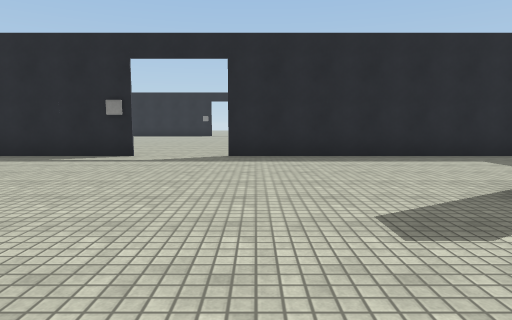
view 1 (above)

17 first-person views from a walk through a scene from a Unity 3-D project. The camera is 1.3 m above the floor, tilts 6° down and sees 75° across. Doors are open. The floor is counted in squares, 2 m on a side. Each view is taken from the middle of a square. On the plan, view 1 faces up. The plan holds only what a view shows up to about 10 squares ahead; the rest is blank. The place goes on beyond the plan. The player is left out. Surface patterns are stand-ins for the level's own textures.

view 2
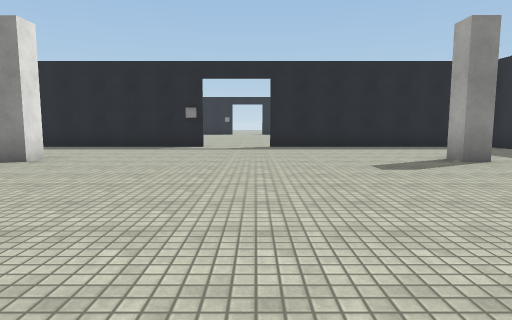

view 3
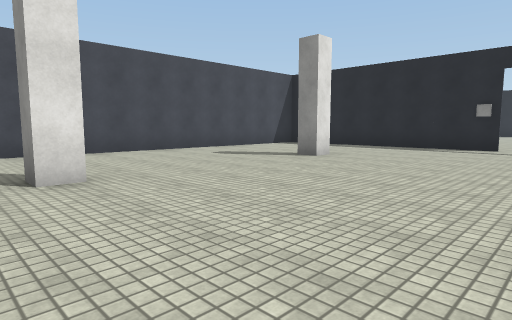

view 4
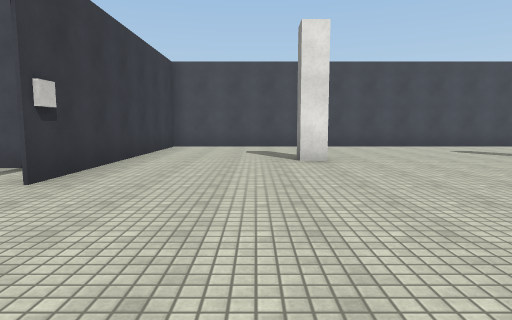

view 5
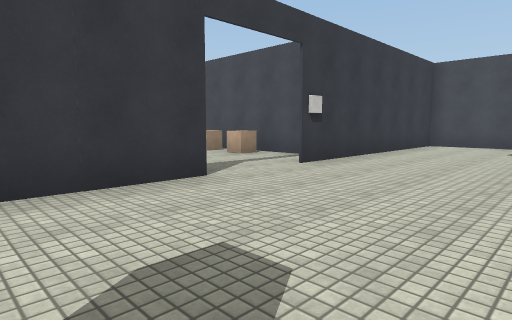

view 6
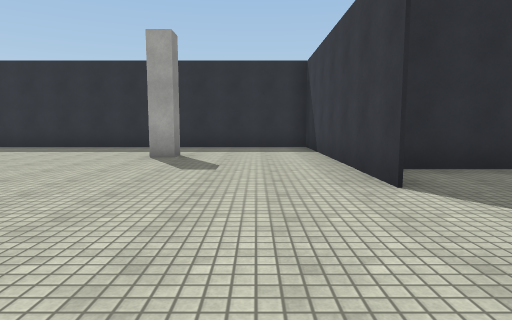

view 7
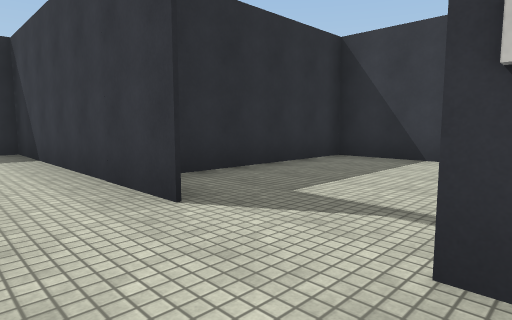

view 8
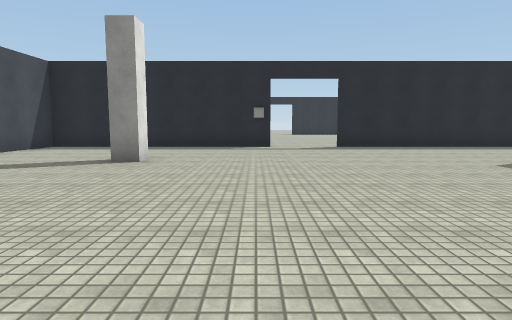

view 9
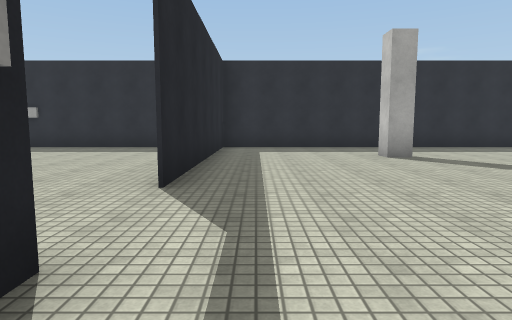

view 10
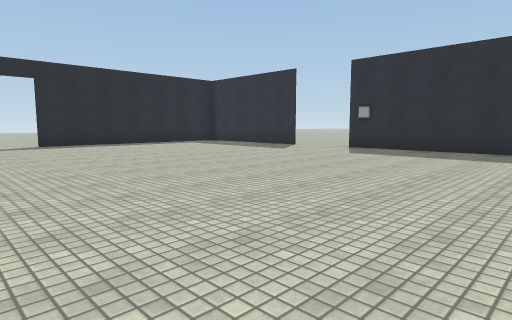

view 11
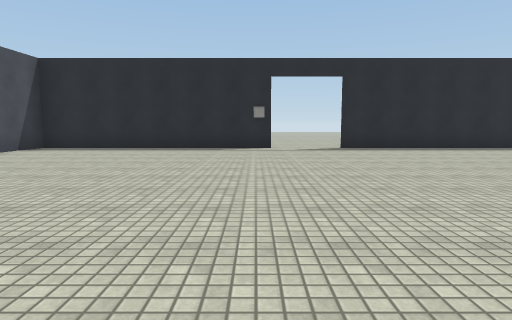

view 12
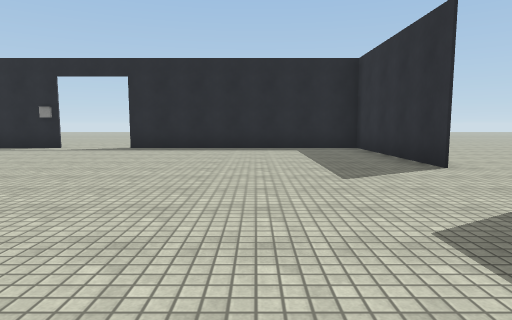

view 13
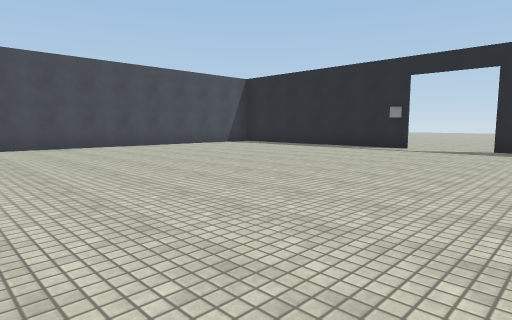

view 14
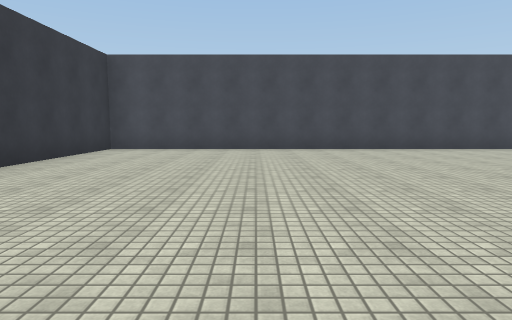

view 15
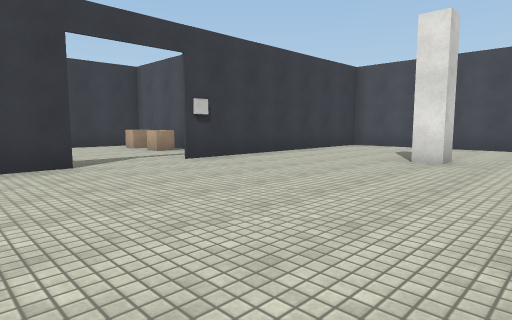

view 16
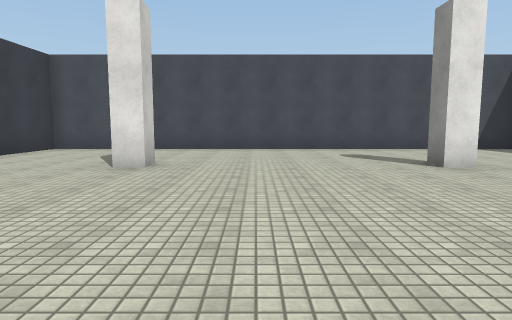

view 17
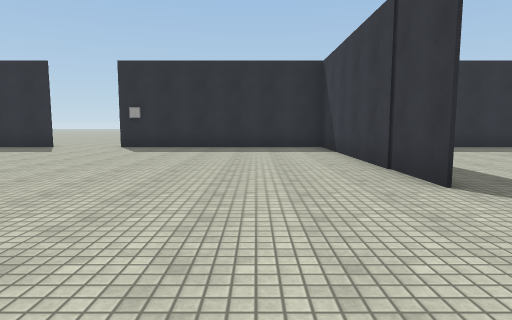

### Floor plan
Points are (right, up) in squares from view 1. A wall is a line through its corners. A room is listed if a view was taken in it or the views show most of it. See-through windows are left out.
Room 1 (views 1, 2, 3, 4, 5, 6, 7, 8, 9, 15, 16)
walls: (-5.1, 3.4) (-5.1, 2.9) (-5.6, 2.9); (-5.6, -1.7) (-5.1, -1.7) (-5.1, -2.2) (-5.6, -2.2); (3.2, 2.9) (2.7, 2.9) (2.7, 3.4) (3.2, 3.4); (-2.5, 7) (-9.1, 7) (-9.1, -5.5) (-2.5, -5.5); (3.2, -2.4) (2.7, -2.4) (2.7, -1.9); (-0.6, -5.5) (5.9, -5.5) (5.9, 7) (-0.6, 7)
ways out: open door at (-1.5, 7) to room 2; open door at (-1.5, -5.5) to room 3
Room 2 (views 10, 11, 12, 13, 14, 17)
walls: (-0.6, 7.1) (5.9, 7.1); (-2.5, 19.5) (-9.1, 19.5) (-9.1, 7); (5.9, 15) (5.9, 19.5) (-0.6, 19.5); (-9.1, 7.1) (-5, 7.1); (5.9, 7) (5.9, 13)
ways out: open door at (-1.5, 7) to room 1; open door at (-1.5, 19.5); open door at (6, 14)
Room 3 (no view inside)
walls: (-4, -6.5) (-4, -10.1); (-2.9, -10.4) (0.9, -10.4) (0.9, -6.1)
ways out: open door at (-1.5, -5.5) to room 1
objects: cube (-3, -9); cube (-3, -8)

Positions as (right, up) in squares from view 1, and headings:
1: (0, 0), facing up
2: (-1, -3), facing up
3: (-1, -3), facing up-left
4: (1, -3), facing left
5: (2, -2), facing down-left
6: (-4, -4), facing right
7: (-3, -4), facing down-right
8: (-3, -3), facing up
9: (-4, 6), facing right
10: (-3, 8), facing up-right
11: (-3, 10), facing up
12: (3, 10), facing up
13: (1, 10), facing up-left
14: (0, 11), facing left
15: (1, 0), facing down-left
16: (0, 0), facing left
17: (-4, 9), facing right
